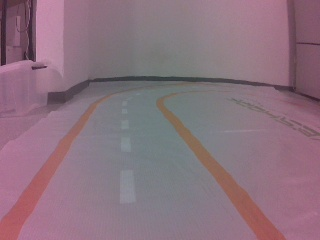
#> input picture real_road_data/pic0.jpg, 320 x 240 px
$ python test_cte_tuner.py --image real_road_data/pic0.jpg
#> lines starting #> are read from the running program, lines starting #| are printed output that depends on the picture; after the words box and inside, x2 and y2 are one past the last pixel; in counts of white or black regions, pixels touching at a corner belong together
### cte_estimator.py
"""CTE (Cross-Track Error) Estimator classes.

This module provides CTE estimation classes for detecting track boundaries
and centerlines from camera images.

Classes:
    CTEEstimator: Base class for CTE estimation without visualization
    VisualCTEEstimator: CTE estimator with visualization and debugging support
"""

from typing import Optional, Tuple

import cv2
import numpy as np


class CTEEstimator:
    """Base class for estimating cross-track error (CTE) from camera images.

    This class provides the core CTE estimation logic without visualization.
    """

    def __init__(
        self,
        method: str = "canny_edges",
        image_width: int = 320,
        image_height: int = 240,
        max_cte: float = 3.0,
        # Color thresholds for track detection (HSV) - used by both color_edge_detection and centerline_tracking
        track_lower: Tuple[int, int, int] = (0, 100, 100),
        track_upper: Tuple[int, int, int] = (180, 255, 255),
    ):
        """Initialize the CTE estimator.

        Args:
            method: Estimation method:
                - "canny_edges": Canny edge detection (default)
                - "color_edge_detection": HSV color-based edge detection
                - "centerline_tracking": HSV color-based centerline tracking (uses same HSV as color_edge_detection)
            image_width: Expected image width
            image_height: Expected image height
            max_cte: Maximum CTE value (for normalization)
            track_lower: HSV lower bound for track color (used by color_edge_detection and centerline_tracking)
            track_upper: HSV upper bound for track color (used by color_edge_detection and centerline_tracking)
        """
        self.method = method
        self.image_width = image_width
        self.image_height = image_height
        self.image_center = image_width // 2
        self.max_cte = max_cte

        self.track_lower = np.array(track_lower)
        self.track_upper = np.array(track_upper)

    # [147 lines left out: functions estimate, _estimate_by_canny, _estimate_by_color_edges, _estimate_by_centerline, not called in this run]


class VisualCTEEstimator(CTEEstimator):
    """CTE estimator with visualization and debugging support.

    Inherits from CTEEstimator and adds debug image and mask storage
    for visualization purposes.
    """

    def __init__(
        self,
        method: str = "canny_edges",
        image_width: int = 320,
        image_height: int = 240,
        max_cte: float = 3.0,
        # Color thresholds for track detection (HSV) - used by both color_edge_detection and centerline_tracking
        track_lower: Tuple[int, int, int] = (0, 100, 100),
        track_upper: Tuple[int, int, int] = (180, 255, 255),
    ):
        """Initialize the visual CTE estimator.

        Args:
            method: Estimation method:
                - "canny_edges": Canny edge detection (default)
                - "color_edge_detection": HSV color-based edge detection
                - "centerline_tracking": HSV color-based centerline tracking (uses same HSV as color_edge_detection)
            image_width: Expected image width
            image_height: Expected image height
            max_cte: Maximum CTE value (for normalization)
            track_lower: HSV lower bound for track color (used by color_edge_detection and centerline_tracking)
            track_upper: HSV upper bound for track color (used by color_edge_detection and centerline_tracking)
        """
        super().__init__(method, image_width, image_height, max_cte, track_lower, track_upper)

        # For visualization/debugging
        self.last_debug_image: Optional[np.ndarray] = None
        self.last_mask_image: Optional[np.ndarray] = None  # Mask used for CTE estimation

    def estimate(self, frame_bgr: np.ndarray) -> Tuple[float, float]:
        """Estimate CTE from camera image with visualization support.

        Args:
            frame_bgr: Camera image in BGR format (HWC uint8)

        Returns:
            Tuple of (cte, confidence):
            - cte: Cross-track error (positive = right of center)
            - confidence: Detection confidence (0.0 to 1.0)
        """
        if self.method == "canny_edges":
            return self._estimate_by_canny(frame_bgr)
        elif self.method == "color_edge_detection":
            return self._estimate_by_color_edges(frame_bgr)
        elif self.method == "centerline_tracking":
            return self._estimate_by_centerline(frame_bgr)
        elif self.method == "edge_detection":
            # Backward compatibility: map to canny_edges
            return self._estimate_by_canny(frame_bgr)
        else:
            # Unknown method, set mask to None
            self.last_mask_image = None
            return 0.0, 0.0

    def _estimate_by_canny(self, frame_bgr: np.ndarray) -> Tuple[float, float]:
        """Estimate CTE using Canny edge detection with visualization."""
        h, w = frame_bgr.shape[:2]

        # Take lower portion of image (near the car)
        roi_start = int(h * 0.6)
        roi = frame_bgr[roi_start:, :]

        # Convert to grayscale and apply edge detection
        gray = cv2.cvtColor(roi, cv2.COLOR_BGR2GRAY)
        blurred = cv2.GaussianBlur(gray, (5, 5), 0)
        edges = cv2.Canny(blurred, 50, 150)

        # Store edge detection mask for visualization
        self.last_mask_image = edges.copy()

        # Find edge points in bottom rows
        scan_row = edges.shape[0] - 10  # Near bottom
        if scan_row < 0:
            scan_row = edges.shape[0] // 2

        edge_pixels = np.where(edges[scan_row, :] > 0)[0]

        if len(edge_pixels) < 2:
            # Not enough edges detected
            self.last_debug_image = roi.copy()
            return 0.0, 0.0

        # Assume leftmost and rightmost edges are track boundaries
        left_edge = edge_pixels[0]
        right_edge = edge_pixels[-1]

        # Compute lane center
        lane_center = (left_edge + right_edge) // 2

        # Compute CTE (normalized)
        pixel_offset = lane_center - (w // 2)
        cte = (pixel_offset / (w / 2)) * self.max_cte

        # Confidence based on edge separation
        edge_width = right_edge - left_edge
        expected_width = w * 0.5  # Expect track to be ~50% of image width
        confidence = min(1.0, edge_width / expected_width)

        # Debug visualization
        self.last_debug_image = roi.copy()
        cv2.line(self.last_debug_image, (left_edge, scan_row), (left_edge, scan_row - 20), (0, 255, 0), 2)
        cv2.line(self.last_debug_image, (right_edge, scan_row), (right_edge, scan_row - 20), (0, 255, 0), 2)
        cv2.line(self.last_debug_image, (lane_center, scan_row), (lane_center, scan_row - 30), (0, 0, 255), 2)

        return float(cte), float(confidence)

    # [93 lines left out: functions _estimate_by_color_edges, _estimate_by_centerline, not called in this run]

### test_cte_tuner.py
#!/usr/bin/env python3
"""
CTE (Cross-Track Error) 估算调参工具

功能:
1. 加载图片或使用摄像头
2. 交互式调整 HSV 颜色阈值
3. 可视化边缘检测 / 中心线追踪结果
4. 测试不同的 CTE 估算方法
5. 导出配置

用法:
    python test_cte_tuner.py                          # 使用默认测试图片
    python test_cte_tuner.py --image path/to/img.jpg  # 指定图片
    python test_cte_tuner.py --dir real_road_data/    # 图片目录 (n/p 切换)
    python test_cte_tuner.py --camera                 # 使用摄像头

按键:
    q/ESC: 退出
    s: 保存当前配置
    1: 切换到边缘检测模式
    2: 切换到中心线追踪模式
    3: 切换到 Canny 边缘检测模式
    n: 下一张图片 (目录模式)
    p: 上一张图片 (目录模式)
    r: 重置参数
"""

import argparse
import os
import sys
from pathlib import Path
from typing import List, Optional, Tuple

import cv2
import numpy as np

from cte_estimator import VisualCTEEstimator


# 使用统一的 VisualCTEEstimator，添加返回 mask 的包装方法
class CTEEstimator:
    """CTE 估算器（用于调参工具）

    包装 VisualCTEEstimator，提供返回 mask 的接口以兼容调参工具。
    注意：centerline_tracking 现在使用和 color_edge_detection 相同的 HSV 阈值，
    但计算整个颜色区域的中心点而不是边缘。
    """

    def __init__(self, method: str = "canny_edges", max_cte: float = 3.0):
        # 使用统一的 VisualCTEEstimator
        self._estimator = VisualCTEEstimator(
            method=method,
            image_width=320,  # 默认值，实际会从图像获取
            image_height=240,
            max_cte=max_cte,
            track_lower=(0, 0, 200),
            track_upper=(180, 30, 255),
        )
        self.method = method
        self.max_cte = max_cte

        # 为了向后兼容，保留这些属性
        self.track_lower = self._estimator.track_lower.copy()
        self.track_upper = self._estimator.track_upper.copy()
        self.edge_lower = self.track_lower
        self.edge_upper = self.track_upper
        self.centerline_lower = self.track_lower
        self.centerline_upper = self.track_upper

        # debug_image 和 last_debug_image 都指向同一个
        self.last_debug_image = None

    # [20 lines left out: functions set_edge_thresholds, set_centerline_thresholds, not called in this run]

    def estimate(
        self, frame_bgr: np.ndarray
    ) -> Tuple[float, float, Optional[np.ndarray]]:
        """估算 CTE，返回 (cte, confidence, mask)"""
        # 更新图像尺寸和方法
        h, w = frame_bgr.shape[:2]
        self._estimator.image_width = w
        self._estimator.image_height = h
        self._estimator.image_center = w // 2
        self._estimator.method = self.method

        # 调用统一的估计器
        cte, confidence = self._estimator.estimate(frame_bgr)

        # 获取 mask 和 debug image
        mask = self._estimator.last_mask_image
        self.last_debug_image = self._estimator.last_debug_image

        return float(cte), float(confidence), mask


class CTETuner:
    """CTE 调参工具"""

    def __init__(self):
        self.estimator = CTEEstimator()
        self.current_image: Optional[np.ndarray] = None
        self.image_paths: List[str] = []
        self.current_image_idx: int = 0
        self.camera = None

        # HSV 参数（统一用于 color_edge_detection 和 centerline_tracking）
        # 初始值从 estimator 的默认值同步
        self.h_low = int(self.estimator.track_lower[0])
        self.h_high = int(self.estimator.track_upper[0])
        self.s_low = int(self.estimator.track_lower[1])
        self.s_high = int(self.estimator.track_upper[1])
        self.v_low = int(self.estimator.track_lower[2])
        self.v_high = int(self.estimator.track_upper[2])

        # 窗口名称
        self.win_main = "CTE Tuner"
        self.win_mask = "Mask"
        self.win_hsv = "HSV Controls"

    def load_image(self, path: str) -> bool:
        """加载图片"""
        img = cv2.imread(path)
        if img is None:
            print(f"无法加载图片: {path}")
            return False
        self.current_image = img
        return True

    # [21 lines left out: functions load_directory, init_camera, not called in this run]

    def get_frame(self) -> Optional[np.ndarray]:
        """获取当前帧"""
        if self.camera is not None:
            ret, frame = self.camera.read()
            if ret:
                return frame
            return None
        return self.current_image

    # [17 lines left out: functions next_image, prev_image, not called in this run]

    def _on_trackbar(self, val):
        """Trackbar 回调 (空实现，实际读取在主循环)"""
        pass

    def _create_trackbars(self):
        """创建 HSV 调节滑块"""
        cv2.namedWindow(self.win_hsv, cv2.WINDOW_NORMAL)
        cv2.resizeWindow(self.win_hsv, 400, 300)

        cv2.createTrackbar("H Low", self.win_hsv, self.h_low, 180, self._on_trackbar)
        cv2.createTrackbar("H High", self.win_hsv, self.h_high, 180, self._on_trackbar)
        cv2.createTrackbar("S Low", self.win_hsv, self.s_low, 255, self._on_trackbar)
        cv2.createTrackbar("S High", self.win_hsv, self.s_high, 255, self._on_trackbar)
        cv2.createTrackbar("V Low", self.win_hsv, self.v_low, 255, self._on_trackbar)
        cv2.createTrackbar("V High", self.win_hsv, self.v_high, 255, self._on_trackbar)

    def _read_trackbars(self):
        """读取滑块值"""
        self.h_low = cv2.getTrackbarPos("H Low", self.win_hsv)
        self.h_high = cv2.getTrackbarPos("H High", self.win_hsv)
        self.s_low = cv2.getTrackbarPos("S Low", self.win_hsv)
        self.s_high = cv2.getTrackbarPos("S High", self.win_hsv)
        self.v_low = cv2.getTrackbarPos("V Low", self.win_hsv)
        self.v_high = cv2.getTrackbarPos("V High", self.win_hsv)

    def _update_estimator_thresholds(self):
        """更新估算器阈值"""
        # color_edge_detection 和 centerline_tracking 现在使用相同的阈值
        if self.estimator.method in ["color_edge_detection", "centerline_tracking", "edge_detection"]:
            self.estimator.set_edge_thresholds(
                self.h_low, self.h_high, self.s_low, self.s_high, self.v_low, self.v_high
            )

    # [63 lines left out: functions _set_trackbar_values, _load_preset, export_config, not called in this run]

    def run(self):
        """运行调参工具"""
        cv2.namedWindow(self.win_main, cv2.WINDOW_NORMAL)
        cv2.namedWindow(self.win_mask, cv2.WINDOW_NORMAL)
        self._create_trackbars()

        # 初始化时同步 trackbar 值到 estimator
        self._update_estimator_thresholds()

        print("\n按键说明:")
        print("  q/ESC: 退出")
        print("  s: 保存/导出当前配置")
        print("  1: Canny边缘检测模式 (canny_edges)")
        print("  2: 颜色边缘检测模式 (color_edge_detection)")
        print("  3: 中心线追踪模式 (centerline_tracking)")
        print("    注意: centerline_tracking 使用和 color_edge_detection 相同的 HSV 阈值")
        print("  n: 下一张图片")
        print("  p: 上一张图片")
        print("  w: 加载白色预设")
        print("  y: 加载黄色预设")
        print("  o: 加载橙色预设")
        print(f"\n当前方法: {self.estimator.method}\n")

        while True:
            frame = self.get_frame()
            if frame is None:
                print("无法获取图像")
                break

            # 读取滑块值并更新估算器
            self._read_trackbars()
            # 只有 color_edge_detection 和 centerline_tracking 需要 HSV 参数
            if self.estimator.method in ["color_edge_detection", "centerline_tracking", "edge_detection"]:
                self._update_estimator_thresholds()

            # 估算 CTE
            cte, confidence, mask = self.estimator.estimate(frame)

            # 创建显示图像
            display_frame = frame.copy()
            h, w = display_frame.shape[:2]

            # 添加信息文本
            info_texts = [
                f"Method: {self.estimator.method}",
                f"CTE: {cte:+.2f} (pos=right, neg=left)",
                f"Confidence: {confidence:.2f}",
                f"H: [{self.h_low}, {self.h_high}]",
                f"S: [{self.s_low}, {self.s_high}]",
                f"V: [{self.v_low}, {self.v_high}]",
            ]

            for i, text in enumerate(info_texts):
                cv2.putText(
                    display_frame,
                    text,
                    (10, 25 + i * 25),
                    cv2.FONT_HERSHEY_SIMPLEX,
                    0.6,
                    (0, 255, 0),
                    2,
                )

            # 如果有图片列表，显示当前索引
            if self.image_paths:
                img_info = f"Image: {self.current_image_idx + 1}/{len(self.image_paths)}"
                cv2.putText(
                    display_frame,
                    img_info,
                    (10, h - 10),
                    cv2.FONT_HERSHEY_SIMPLEX,
                    0.5,
                    (255, 255, 0),
                    1,
                )

            # 合并显示: 原图 + 调试图
            if self.estimator.last_debug_image is not None:
                debug_resized = cv2.resize(
                    self.estimator.last_debug_image,
                    (w, self.estimator.last_debug_image.shape[0] * w // self.estimator.last_debug_image.shape[1]),
                )
                combined = np.vstack([display_frame, debug_resized])
            else:
                combined = display_frame

            cv2.imshow(self.win_main, combined)

            # 显示 mask
            if mask is not None:
                mask_colored = cv2.cvtColor(mask, cv2.COLOR_GRAY2BGR)
                cv2.imshow(self.win_mask, mask_colored)

            # 处理按键
            key = cv2.waitKey(30) & 0xFF

            if key == ord("q") or key == 27:  # q 或 ESC
                break
            elif key == ord("s"):
                self.export_config()
            elif key == ord("1"):
                self.estimator.method = "canny_edges"
                print("切换到: canny_edges")
                # Canny 方法不需要 HSV 参数
            elif key == ord("2"):
                self.estimator.method = "color_edge_detection"
                print("切换到: color_edge_detection")
                # 同步当前 trackbar 值到 estimator（不自动加载预设）
                self._update_estimator_thresholds()
            elif key == ord("3"):
                self.estimator.method = "centerline_tracking"
                print("切换到: centerline_tracking")
                # centerline_tracking 使用和 color_edge_detection 相同的 HSV 阈值
                # 同步当前 trackbar 值到 estimator（不自动加载预设）
                self._update_estimator_thresholds()
            elif key == ord("n"):
                self.next_image()
            elif key == ord("p"):
                self.prev_image()
            elif key == ord("w"):
                self._load_preset("white")
            elif key == ord("y"):
                self._load_preset("yellow")
            elif key == ord("o"):
                self._load_preset("orange")

        # 清理
        cv2.destroyAllWindows()
        if self.camera is not None:
            self.camera.release()


def main():
    parser = argparse.ArgumentParser(
        description="CTE 估算调参工具",
        formatter_class=argparse.RawDescriptionHelpFormatter,
        epilog="""
示例:
  python test_cte_tuner.py --image real_road_data/pic0.jpg
  python test_cte_tuner.py --dir real_road_data/
  python test_cte_tuner.py --camera
        """,
    )

    parser.add_argument("--image", "-i", type=str, help="输入图片路径")
    parser.add_argument("--dir", "-d", type=str, help="图片目录路径")
    parser.add_argument("--camera", "-c", action="store_true", help="使用摄像头")
    parser.add_argument("--camera-id", type=int, default=0, help="摄像头 ID (默认: 0)")

    args = parser.parse_args()

    tuner = CTETuner()

    # 确定输入源
    if args.camera:
        if not tuner.init_camera(args.camera_id):
            sys.exit(1)
    elif args.dir:
        if not tuner.load_directory(args.dir):
            sys.exit(1)
    elif args.image:
        if not tuner.load_image(args.image):
#> in load_image, img is the input picture: shape (240, 320, 3); mean B, G, R 125.9, 113.5, 138.7
            sys.exit(1)
    else:
        # 默认尝试加载 real_road_data 目录
        default_dirs = [
            "real_road_data",
            "data/road",
        ]
        loaded = False
        for dir_path in default_dirs:
            if os.path.isdir(dir_path):
                if tuner.load_directory(dir_path):
                    print(f"已加载目录: {dir_path} ({len(tuner.image_paths)} 张图片)")
                    print("按 n 下一张, p 上一张")
                    loaded = True
                    break
        if not loaded:
            print("请指定图片路径: --image 或 --dir 或 --camera")
            print("示例: python test_cte_tuner.py --dir real_road_data/")
            sys.exit(1)

    tuner.run()
#> in _estimate_by_canny, `roi = frame_bgr[roi_start:, :]`:
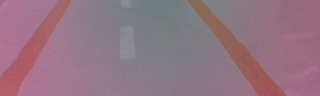
#> roi: shape (96, 320, 3); mean B, G, R 130.4, 116.5, 146.3
#> in _estimate_by_canny, `gray = cv2.cvtColor(roi, cv2.COLOR_BGR2GRAY)`:
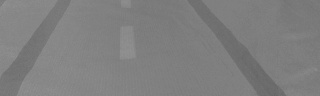
#> gray: shape (96, 320); min 99, max 147, mean 127
#> in _estimate_by_canny, `edges = cv2.Canny(blurred, 50, 150)`: edges: shape (96, 320); every value is 0
#> in _estimate_by_canny, `edge_pixels = np.where(edges[scan_row, :] > 0)[0]`: edge_pixels = empty array
#> in estimate, `cte, confidence = self._estimator.estimate(frame_bgr)`: cte = 0
#> in run, `info_texts = [ f"Method: {self.estimator.method}", f"CTE: {cte:+.2f} (..`: info_texts = ['Method: canny_edges', 'CTE: +0.00 (pos=right, neg=left)', 'Confidence: 0.00', 'H: [0, 180]', 'S: [0, 30]', 'V: [200, 255]']
#> the loop in run, `for i, text in enumerate(info_texts):` made 6 passes
#> text on passes 1 to 6: 'Method: canny_edges', 'CTE: +0.00 (pos=right, neg=left)', 'Confidence: 0.00', 'H: [0, 180]', 'S: [0, 30]', 'V: [200, 255]'
#> after the loop in run, `for i, text in enumerate(info_texts):`:
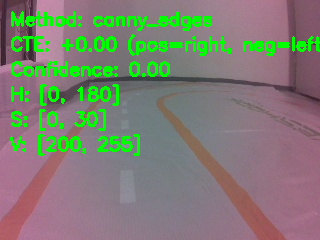
#> display_frame: shape (240, 320, 3); 8.91% of pixels changed, all inside (x1, y1, x2, y2) = (10, 11, 320, 156)
#> in run, `combined = np.vstack([display_frame, debug_resized])`:
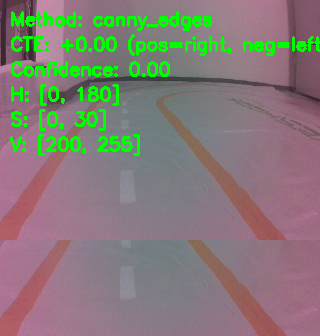
#> combined: shape (336, 320, 3); mean B, G, R 119.1, 123.4, 132.2
#> in run, `mask_colored = cv2.cvtColor(mask, cv2.COLOR_GRAY2BGR)`: mask_colored: shape (96, 320, 3); every value is 0
#> (key q is pressed here)


if __name__ == "__main__":
    main()
